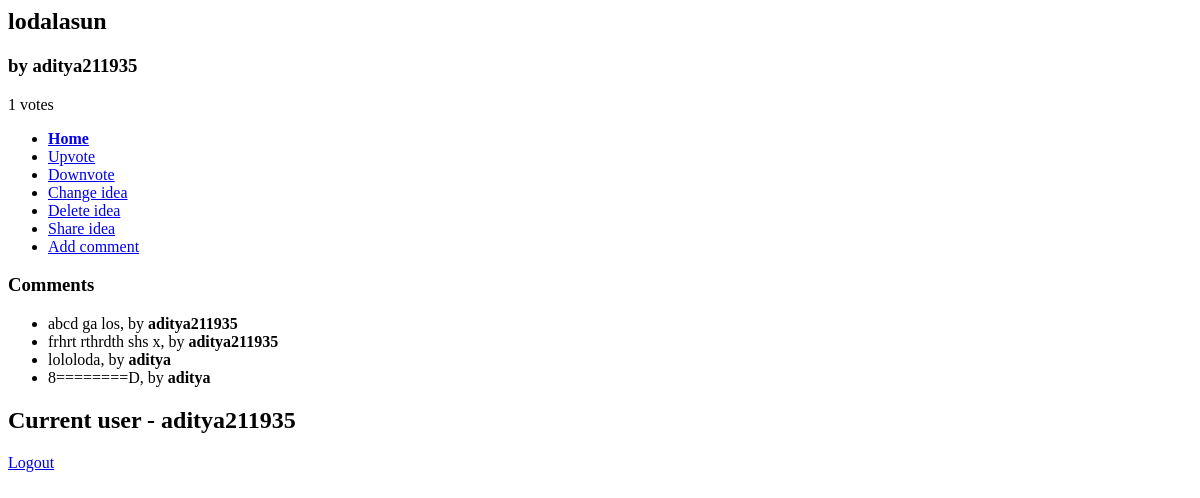
Page /ideas/24/ (signed in) on the earlier database version.
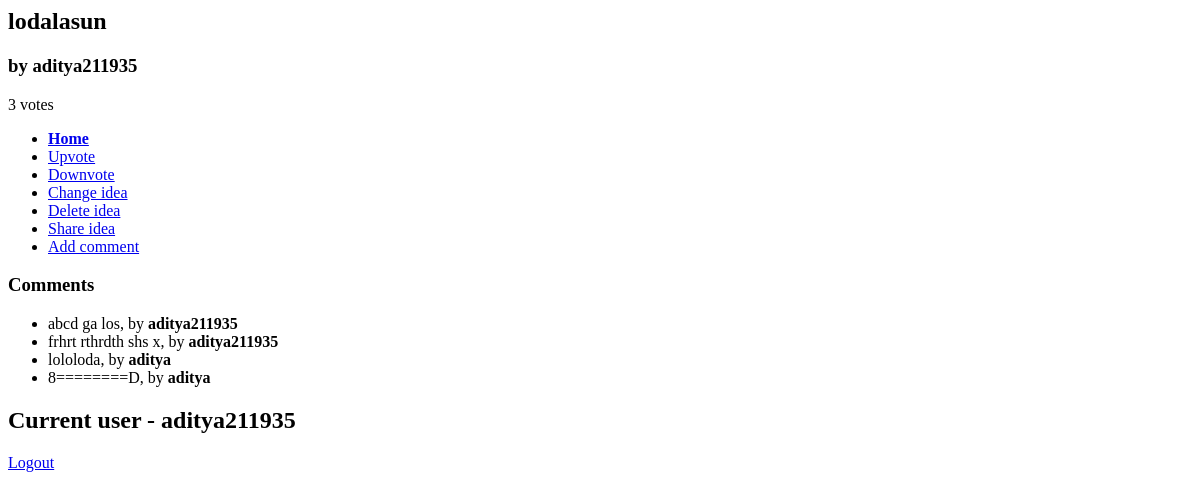
Same page on the later database version.
### ideas/models.py (models this page shows, shortened)
class Idea(models.Model):
	user = models.ForeignKey(settings.AUTH_USER_MODEL, on_delete=models.CASCADE)
	idea_text = models.CharField(max_length=200)
	votes = models.IntegerField(default=0)
	pub_date = models.DateTimeField(default = now)

class CustomUser(AbstractUser):
	def __str__(self):
		return self.username

### ideas/views.py (the view)
# urls.py: path('<int:idea_id>/', views.detail, name='detail'),
@login_required(login_url=reverse_lazy('ideas:login'))
def detail(request, idea_id):
	idea = get_object_or_404(Idea, pk=idea_id)
	return render(request, 'ideas/detail.html', {'idea': idea})

### ideas/templates/ideas/detail.html (shortened to what this page needs)
<h2>{{ idea.idea_text }}</h2>
<h3>by {{ idea.user }}</h3>
<p>{{ idea.votes }} votes</p>
<ul>
	<li><strong><a href="{% url 'ideas:ideas_home' %}">Home</a></strong></li>
	<li><a href="{% url 'ideas:upvote' idea.id %}">Upvote</a></li>
	<li><a href="{% url 'ideas:downvote' idea.id %}">Downvote</a></li>
	<li><a href="{% url 'ideas:change_idea' idea.id %}">Change idea</a></li>
	<li><a href="{% url 'ideas:delete_idea' idea.id %}">Delete idea</a></li>
	<li><a href="{% url 'ideas:share_idea' idea.id %}">Share idea</a></li>
	<li><a href="{% url 'ideas:add_comment' idea.id %}">Add comment</a></li>
</ul>
<h3>Comments</h3>
<ul>
	{% for comment in idea.comment_set.all %}
		<li>{{ comment.comment_text }}, by <strong>{{ comment.user.username }}</strong></li>
	{% endfor %}
</ul>
<h2>Current user - {{ user.username }}</h2>
<a href="{% url 'ideas:logout' %}">Logout</a>

Differences in the rows shown:
changed Idea "lodalasun": votes "1" → "3"
